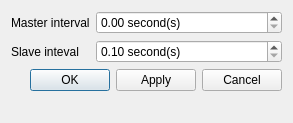
<?xml version="1.0" encoding="UTF-8"?>
<ui version="4.0">
 <class>SettingsDialog</class>
 <widget class="QDialog" name="SettingsDialog">
  <property name="geometry">
   <rect>
    <x>0</x>
    <y>0</y>
    <width>293</width>
    <height>123</height>
   </rect>
  </property>
  <property name="windowTitle">
   <string>Dialog</string>
  </property>
  <layout class="QFormLayout" name="formLayout">
   <property name="fieldGrowthPolicy">
    <enum>QFormLayout::AllNonFixedFieldsGrow</enum>
   </property>
   <item row="0" column="0">
    <widget class="QLabel" name="labelIntervalMaster">
     <property name="text">
      <string>Master interval</string>
     </property>
    </widget>
   </item>
   <item row="0" column="1">
    <widget class="QDoubleSpinBox" name="intervalMaster">
     <property name="suffix">
      <string> second(s)</string>
     </property>
     <property name="minimum">
      <double>0.000000000000000</double>
     </property>
     <property name="maximum">
      <double>6.000000000000000</double>
     </property>
     <property name="singleStep">
      <double>0.100000000000000</double>
     </property>
    </widget>
   </item>
   <item row="1" column="0">
    <widget class="QLabel" name="labelIntervalSlave">
     <property name="text">
      <string>Slave inteval</string>
     </property>
    </widget>
   </item>
   <item row="1" column="1">
    <widget class="QDoubleSpinBox" name="intervalSlave">
     <property name="suffix">
      <string> second(s)</string>
     </property>
     <property name="minimum">
      <double>0.100000000000000</double>
     </property>
     <property name="maximum">
      <double>10.000000000000000</double>
     </property>
     <property name="singleStep">
      <double>0.100000000000000</double>
     </property>
    </widget>
   </item>
   <item row="2" column="0" colspan="2">
    <layout class="QHBoxLayout" name="horizontalLayout">
     <item>
      <spacer name="horizontalSpacer">
       <property name="orientation">
        <enum>Qt::Horizontal</enum>
       </property>
       <property name="sizeHint" stdset="0">
        <size>
         <width>40</width>
         <height>20</height>
        </size>
       </property>
      </spacer>
     </item>
     <item>
      <widget class="QPushButton" name="Ok">
       <property name="text">
        <string>OK</string>
       </property>
      </widget>
     </item>
     <item>
      <widget class="QPushButton" name="Apply">
       <property name="text">
        <string>Apply</string>
       </property>
      </widget>
     </item>
     <item>
      <widget class="QPushButton" name="Cancel">
       <property name="text">
        <string>Cancel</string>
       </property>
      </widget>
     </item>
    </layout>
   </item>
  </layout>
 </widget>
 <resources/>
 <connections>
  <connection>
   <sender>Apply</sender>
   <signal>clicked()</signal>
   <receiver>SettingsDialog</receiver>
   <slot>apply()</slot>
   <hints>
    <hint type="sourcelabel">
     <x>145</x>
     <y>101</y>
    </hint>
    <hint type="destinationlabel">
     <x>171</x>
     <y>292</y>
    </hint>
   </hints>
  </connection>
  <connection>
   <sender>Ok</sender>
   <signal>clicked()</signal>
   <receiver>SettingsDialog</receiver>
   <slot>accept()</slot>
   <hints>
    <hint type="sourcelabel">
     <x>75</x>
     <y>99</y>
    </hint>
    <hint type="destinationlabel">
     <x>74</x>
     <y>230</y>
    </hint>
   </hints>
  </connection>
  <connection>
   <sender>Cancel</sender>
   <signal>clicked()</signal>
   <receiver>SettingsDialog</receiver>
   <slot>reject()</slot>
   <hints>
    <hint type="sourcelabel">
     <x>234</x>
     <y>102</y>
    </hint>
    <hint type="destinationlabel">
     <x>238</x>
     <y>292</y>
    </hint>
   </hints>
  </connection>
 </connections>
 <slots>
  <slot>apply()</slot>
 </slots>
</ui>
